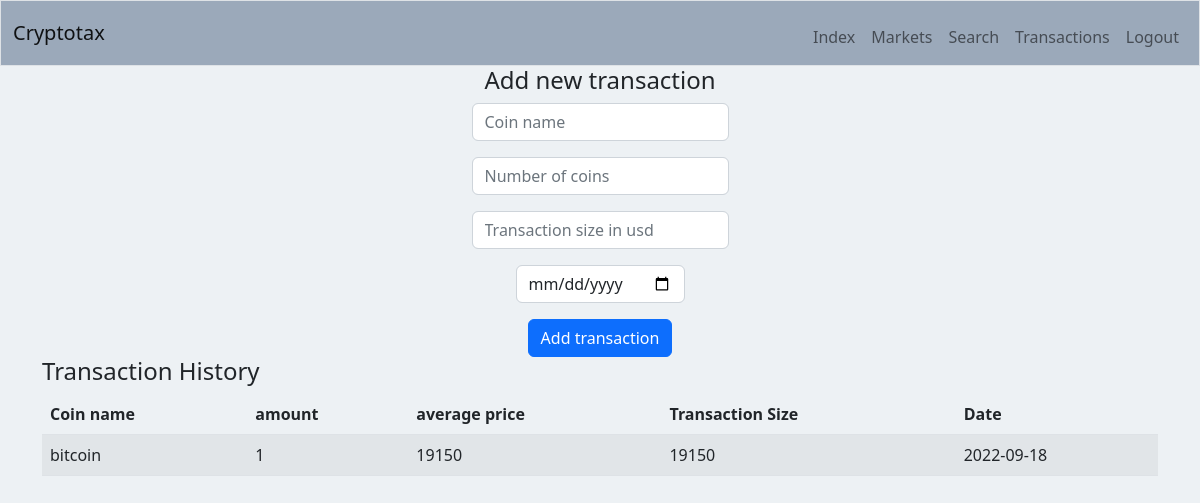
The page /transactions (signed in) on the database as committed earlier.
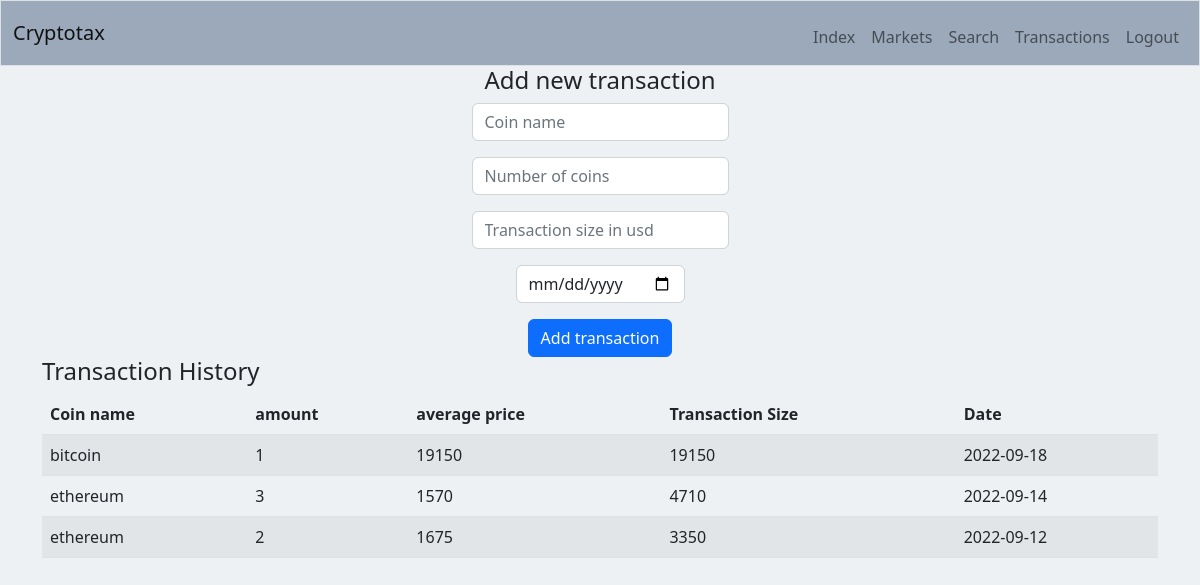
The same page on the database as committed later.
### tables this page shows
CREATE TABLE history (
user_id INTEGER,
symbol TEXT NOT NULL,
number_coins INTEGER NOT NULL,
transaction_size INTEGER NOT NULL,
price_coin INTEGER NOT NULL,
coin_name TEXT NOT NULL,
currency TEXT NOT NULL,
purchase_day TEXT NOT NULL,
FOREIGN KEY (user_id) REFERENCES users(id));

### app.py (the view)
@app.route('/transactions', methods=["GET", "POST"])
@login_required
def transactions():
    if request.method == "POST":
        coin_name = request.form.get("coin_name").lower()
        number_coins = float(request.form.get("number_coins"))
        transaction_size = float(request.form.get("transaction_size"))
        purchase_day = request.form.get("purchase_day")
        currency = "usd"
        if not coin_name:
            return ("Missing coin name", 400)
        if not number_coins:
            return ("Missing number coins", 400)
        if not transaction_size:
            return ("Missing total price", 400)
        if not purchase_day:
            return ("Missing date of transaction", 400)
        price_coin = transaction_size / number_coins
        try:
            result = check_coin(coin_name)
            if result == None:
                return redirect("/coinlist")
        except:
            return redirect("/coinlist")
        info = cg.get_coin_by_id(coin_name)
        print(session["user_id"][0])
        print(info["id"])
        print(info["symbol"])
        db = get_db()
        db.execute("INSERT INTO history (user_id, coin_name, symbol, number_coins, transaction_size, price_coin, currency, purchase_day) VALUES (?, ?, ?, ?, ?, ?, ?, ?)", (session["user_id"][0], info["id"], info["symbol"], number_coins, transaction_size, price_coin, currency, purchase_day))
        db.commit()
        return redirect("/transactions")
    else:
        db = get_db()
        cur = db.cursor()
        print(session["user_id"][0])
        user_id = session["user_id"][0]
        print(cur)
        cur.execute("SELECT * FROM history WHERE user_id =?", (user_id,))
        transactions = cur.fetchall()
        print(transactions)
        return render_template("transactions.html", transactions=transactions)

### app.py (called while the page is built)
@app.teardown_appcontext
def close_connection(exception):
    db = getattr(g, '_database', None)
    if db is not None:
        db.close()

@app.after_request
def add_header(response):
    response.headers['Cache-Control'] = 'no-store, no-cache, must-revalidate, post-check=0, pre-check=0, max-age=0'
    response.headers['Pragma'] = 'no-cache'
    response.headers['Expires'] = '-1'
    return response

### functions.py (called while the page is built)
def get_db():
    db = getattr(g, '_database', None)
    if db is None:
        db = g._database = sqlite3.connect("cryptotax.db")
    return db

def login_required(f):
    @wraps(f)
    def decorated_function(*args, **kwargs):
        if session.get("user_id") is None:
            return redirect('/login')
        return f(*args, **kwargs)
    return decorated_function

### templates/transactions.html (shortened to what this page needs)
{% extends "layout.html" %}
{% block main %}
<div class="container text-center">
    <h4>Add new transaction</h4>
    <form action="/transactions" method="post">
        <div class="mb-3">
            <input autocomplete="off" autofocus class="form-control mx-auto w-auto" id="coin_name" name="coin_name" placeholder="Coin name" type="text" required>
        </div>
        <div class="mb-3">
            <input class="form-control mx-auto w-auto" id="number_coins" name="number_coins" placeholder="Number of coins" type="number" required>
        </div>
        <div class="mb-3">
            <input class="form-control mx-auto w-auto" id="transaction_size" name="transaction_size" placeholder="Transaction size in usd" type="number" required>
        </div>
        <div class="mb-3">
            <input class="form-control mx-auto w-auto" id="purchase_day" name="purchase_day" placeholder="Date yyyy/mm/dd" type="date" required>
        </div>
        <button class="btn btn-primary mx-auto w-auto" type="submit">Add transaction</button>
        </div>
<div class="container">
    <h4>Transaction History</h4>
    <table class="table table-striped">
        <thead>
            <tr>
                <th scope="col">Coin name</th>
                <th scope="col">amount</th>
                <th scope="col">average price</th>
                <th scope="col">Transaction Size</th>
                <th scope="col">Date</th>
            </tr>
        </thead>
        <tbody>
            {% for row in transactions %}
            <tr>
                <td >{{row[5]}} </td>
                <td >{{row[2]}} </td>
                <td >{{row[4]}} </td>
                <td >{{row[3]}} </td>
                <td >{{row[7]}} </td>
            </tr>
            {% endfor %}
        </tbody>
    </table>
</div>
{% endblock %}

### templates/layout.html (shortened to what this page needs)
<!DOCTYPE html>
<html lang="en">
  <head>
    <link href="https://cdn.jsdelivr.net/npm/bootstrap@5.2.1/dist/css/bootstrap.min.css" rel="stylesheet">
    <link rel="stylesheet" href="static/styles.css">
  </head>
  <body>
    <nav class="navbar navbar-custom border navbar navbar-expand-md">
      <div class="container-fluid">
          <a class="navbar-brand" href="/"><span class="red">Cryptotax</span></a>
          <div class="collapse navbar-collapse" id="navbar">
            {% if session["user_id"] %}
                   <ul class="navbar-nav ms-auto mt-2">
                      <li class="nav-item"><a class="nav-link" href="/">Index</a></li>
                      <li class="nav-item"><a class="nav-link" href="/markets">Markets</a></li>
                      <li class="nav-item"><a class="nav-link" href="/search">Search</a></li>
                      <li class="nav-item"><a class="nav-link" href="/transactions">Transactions</a></li>
                      <li class="nav-item"><a class="nav-link" href="/logout">Logout</a></li>
                  </ul>
            {% else %}
                  <ul class="navbar-nav ms-auto mt-2">
                      <li class="nav-item"><a class="nav-link" href="/markets">Markets</a></li>
                      <li class="nav-item"><a class="nav-link" href="/register">Register</a></li>
                      <li class="nav-item"><a class="nav-link" href="/login">Login</a></li>
                  </ul>
            {% endif %}
          </div>
      </div>
  </nav>
    {% block main %}{% endblock %}
  </body>
</html>

### static/styles.css (style rules this page uses)
body { background-color: #edf1f4; }
.navbar-custom { background-color: #9ba9ba }

Rows that differ between the two databases and show on the page:
added history: coin_name "ethereum", number_coins "3", price_coin "1570", transaction_size "4710", purchase_day "2022-09-14"
added history: coin_name "ethereum", number_coins "2", price_coin "1675", transaction_size "3350", purchase_day "2022-09-12"
